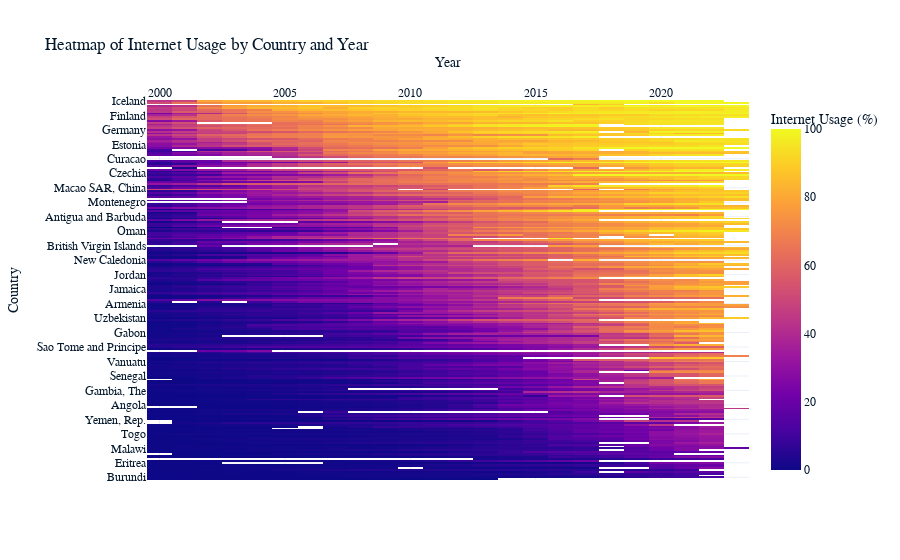

Write notebook code for a chart like this one.
### Markdown cell above
### Query: Heatmap of Internet Usage Across Countries and Years

### Code cell
# Create a pivot table: rows = country, columns = year, values = internet usage
df_pivot = df_long.pivot(index='country name', columns='year', values='internet_usage')

# Optionally, sort the countries by their average usage to highlight higher usage countries at the top.
df_pivot = df_pivot.loc[df_pivot.mean(axis=1).sort_values(ascending=False).index]

# Plotly heatmap using imshow
fig_heatmap = px.imshow(
    df_pivot,
    labels=dict(x="Year", y="Country", color="Internet Usage (%)"),
    x=df_pivot.columns,
    y=df_pivot.index,
    aspect="auto",
    title="Heatmap of Internet Usage by Country and Year"
)
fig_heatmap.update_xaxes(side="top")
fig_heatmap.show()

### Figure 1 — Plotly figure (JSON) as saved in the notebook; plotly's stock layout.template omitted (floating-point values rounded to 4 significant figures; data arrays with more than 128 entries replaced by an {"elided": "..."} marker saying what was removed)
{"data": [{"coloraxis": "coloraxis", "name": "0", "x": [2000, 2001, 2002, 2003, 2004, 2005, 2006, 2007, 2008, 2009, 2010, 2011, 2012, 2013, 2014, 2015, 2016, 2017, 2018, 2019, 2020, 2021, 2022, 2023], "y": {"elided": "210 str values"}, "z": {"elided": "210x24 float values"}, "type": "heatmap", "xaxis": "x", "yaxis": "y", "hovertemplate": "Year: %{x}<br>Country: %{y}<br>Internet Usage (%): %{z}<extra></extra>"}], "layout": {"xaxis": {"anchor": "y", "domain": [0, 1], "title": {"text": "Year"}, "side": "top"}, "yaxis": {"anchor": "x", "domain": [0, 1], "autorange": "reversed", "title": {"text": "Country"}}, "coloraxis": {"colorbar": {"title": {"text": "Internet Usage (%)"}}, "colorscale": [[0, "#0d0887"], [0.1111, "#46039f"], [0.2222, "#7201a8"], [0.3333, "#9c179e"], [0.4444, "#bd3786"], [0.5556, "#d8576b"], [0.6667, "#ed7953"], [0.7778, "#fb9f3a"], [0.8889, "#fdca26"], [1, "#f0f921"]]}, "title": {"text": "Heatmap of Internet Usage by Country and Year"}}}
